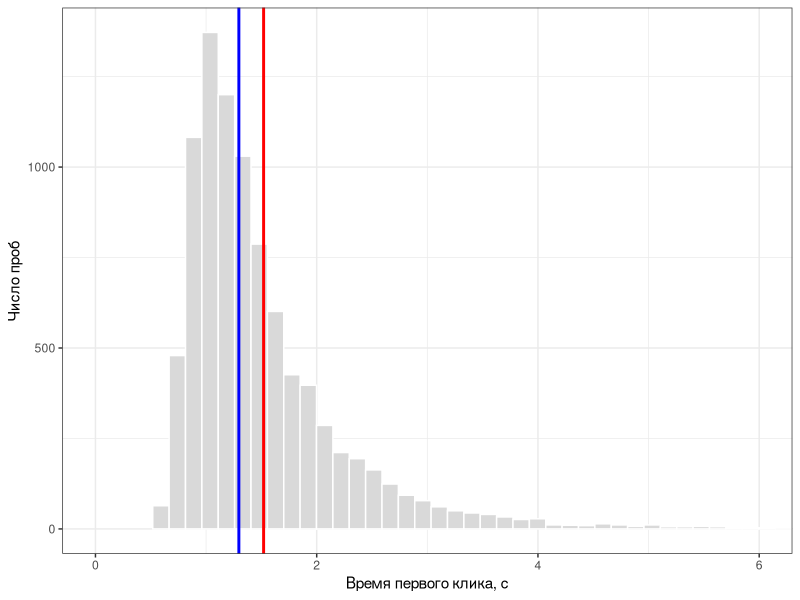
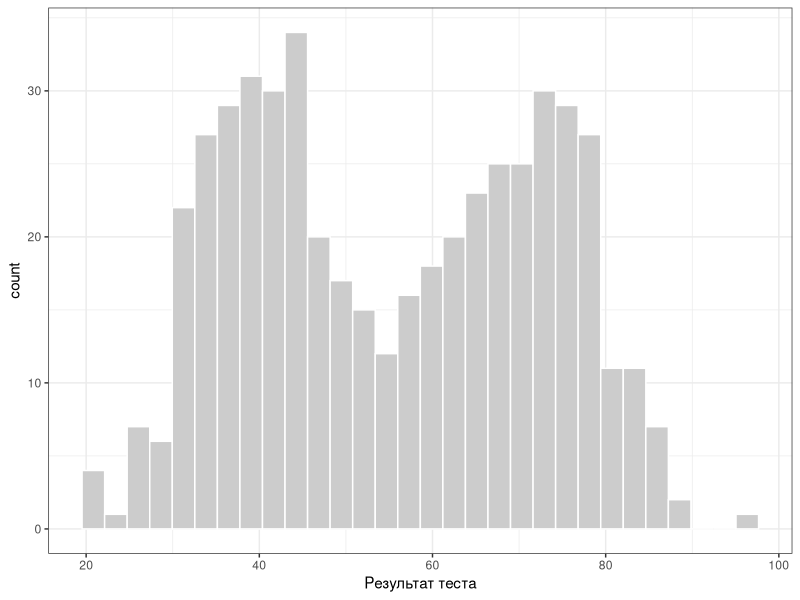
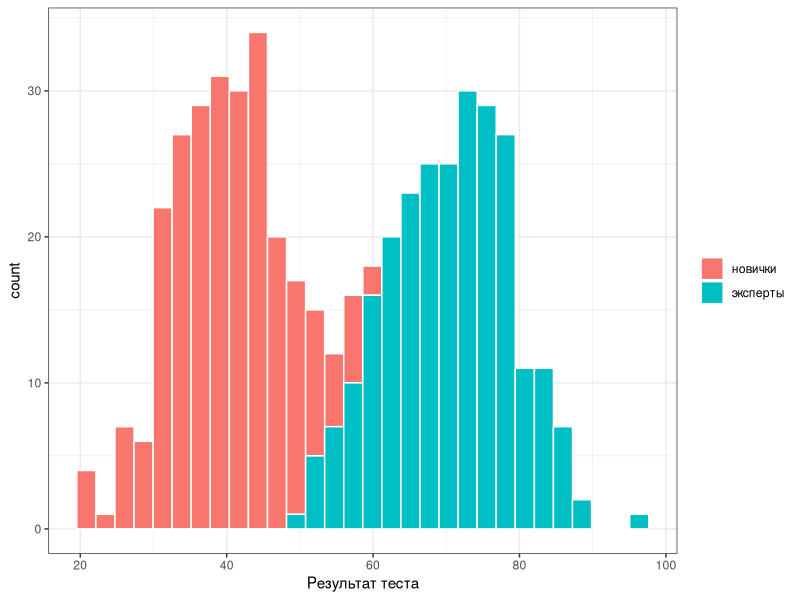
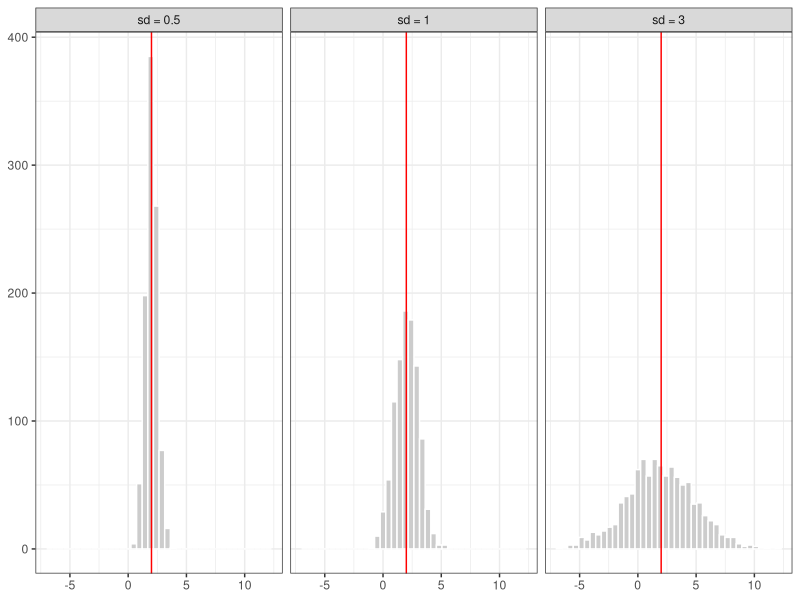
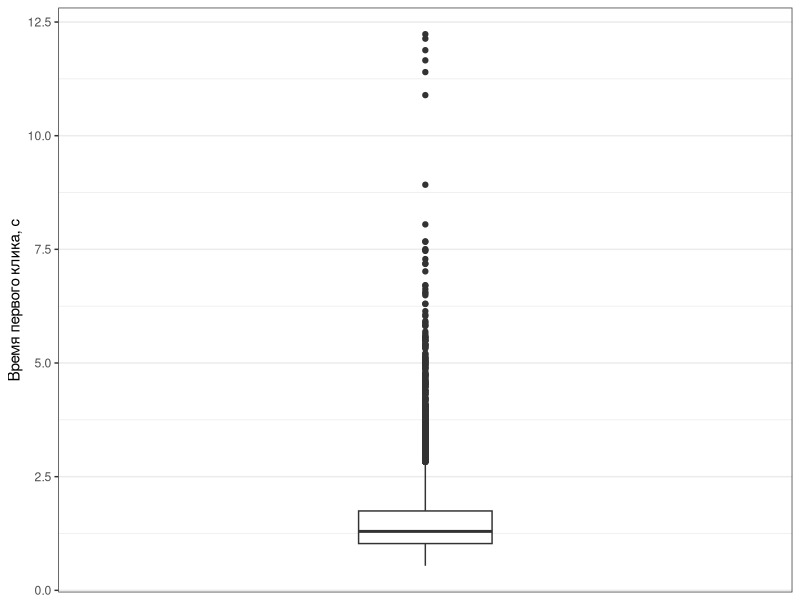
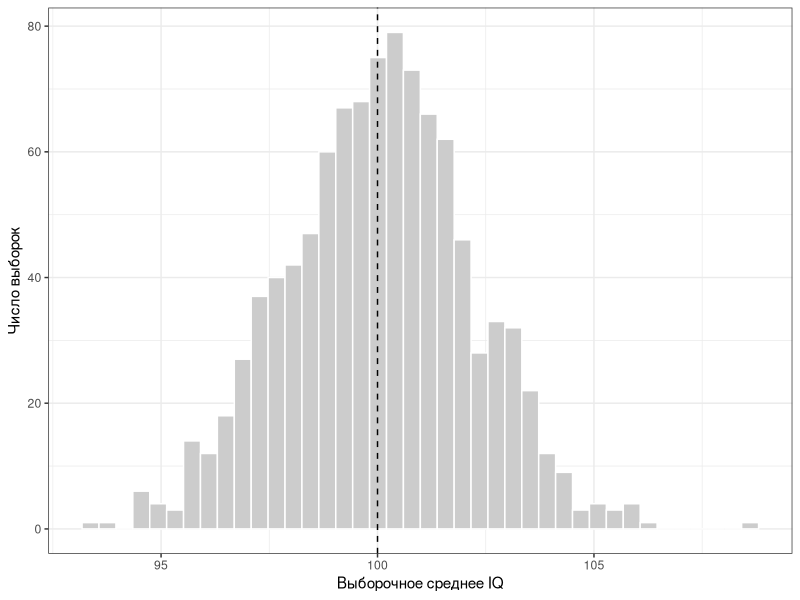
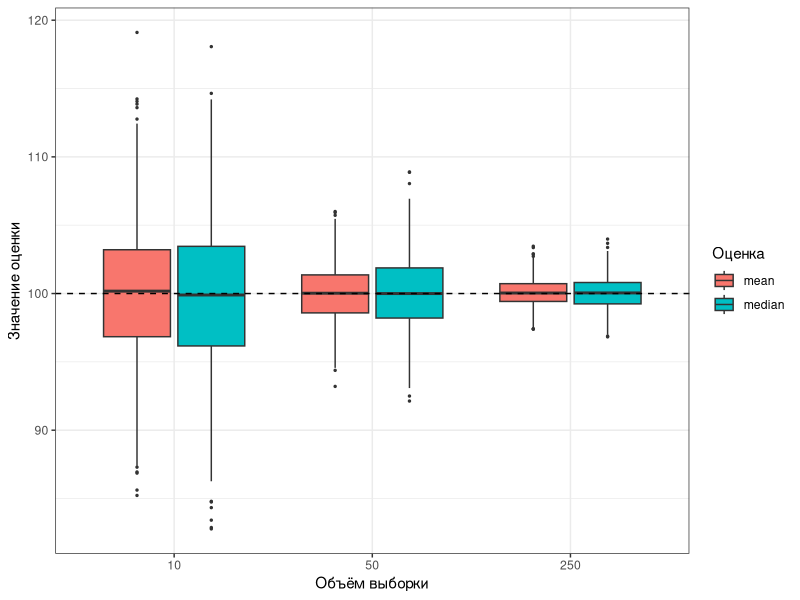

The R source for these figures, in order:
## ---- chunk 1
knitr::opts_chunk$set(echo = TRUE, eval = TRUE, warning = FALSE, message = FALSE, error = FALSE,
                      fig.height = 3.4, fig.width = 6.5)
## ---- chunk 2
library(tidyverse)
theme_set(theme_bw())
## ---- chunk 3
share <- read_csv("data/sharexp/share_clean.csv", show_col_types = FALSE)
## ---- chunk 4
glimpse(share)
## ---- chunk 5
share |> count(trialtype, sort = TRUE)
## ---- chunk 6
share |> count(correct, sort = TRUE) |> mutate(prop = n / sum(n))
## ---- chunk 7
x <- c(1, 3, 4, 6, 3, 2, 3, 3, 2, 4, 1)
table(x)
names(which.max(table(x)))
## ---- chunk 8
median(c(1, 3, 4, 6, 3, 2, 3, 3, 2, 4, 1))
median(c(14, 10, 9, 16, 30, 3, 25, 8, 18, 7))
## ---- chunk 9
median(share$time1)
## ---- chunk 10
mean(share$time1)
## ---- chunk 11
x <- share$time1
c(mean(x), mean(x + 10), mean(x * 1000))
sum(x - mean(x))  # ноль с точностью до ошибок вычислений
## ---- chunk 12
marks <- c(test = 7, essay = 8, exam = 6)
weights <- c(1, 3, 6)
weighted.mean(marks, weights)
## ---- chunk 13
#| label: fig-mean-median
#| fig-cap: "Распределение времени первого клика. Красная линия --- среднее, синяя --- медиана"
share |>
  ggplot(aes(time1)) +
  geom_histogram(bins = 80, fill = "grey85", colour = "white") +
  geom_vline(xintercept = mean(share$time1), colour = "red", linewidth = 1) +
  geom_vline(xintercept = median(share$time1), colour = "blue", linewidth = 1) +
  coord_cartesian(xlim = c(0, 6)) +
  labs(x = "Время первого клика, с", y = "Число проб")
## ---- chunk 14
marks5 <- c(6, 7, 7, 8, 8)
c(mean = mean(marks5), median = median(marks5))
## ---- chunk 15
marks7 <- c(6, 7, 7, 8, 8, 3, 4)
c(mean = mean(marks7), median = median(marks7))
## ---- chunk 16
#| label: fig-bimodal
#| fig-cap: "Бимодальное распределение как смесь двух подгрупп"
#| fig-subcap:
#|   - "Всё вместе"
#|   - "Раздельно по группам"
#| layout-ncol: 2
set.seed(2026)
mix <- tibble(
  group = rep(c("новички", "эксперты"), times = c(250, 250)),
  x = c(rnorm(250, mean = 40, sd = 8), rnorm(250, mean = 70, sd = 8))
)
mix |> ggplot(aes(x)) + geom_histogram(bins = 30, fill = "grey80", colour = "white") + labs(x = "Результат теста")
mix |> ggplot(aes(x, fill = group)) + geom_histogram(bins = 30, colour = "white") + labs(x = "Результат теста", fill = NULL)
## ---- chunk 17
#| label: fig-same-mean
#| fig-cap: "Три распределения с одинаковым средним и разным разбросом"
#| fig-height: 3
set.seed(123)
tibble(`sd = 0.5` = rnorm(1000, mean = 2, sd = 0.5),
       `sd = 1` = rnorm(1000, mean = 2, sd = 1),
       `sd = 3` = rnorm(1000, mean = 2, sd = 3)) |>
  pivot_longer(everything()) |>
  ggplot(aes(value)) +
  geom_histogram(bins = 40, fill = "grey80", colour = "white") +
  geom_vline(xintercept = 2, colour = "red") +
  facet_wrap(~ name) +
  labs(x = NULL, y = NULL)
## ---- chunk 18
range(share$time1)
diff(range(share$time1))
## ---- chunk 19
x <- c(14, 10, 9, 16, 30, 3, 25, 8, 18, 7)
sum((x - mean(x))^2) / (length(x) - 1)
var(x)
## ---- chunk 20
sd(share$time1)
## ---- chunk 21
x <- share$time1
c(sd(x), sd(x + 10), sd(x * 1000), 1000 * sd(x))
## ---- chunk 22
quantile(share$time1, probs = c(0.05, 0.25, 0.5, 0.75, 0.95))
## ---- chunk 23
IQR(share$time1)
## ---- chunk 24
#| label: fig-boxplot-desc
#| fig-cap: "Ящик с усами для времени первого клика"
share |>
  ggplot(aes(y = time1)) +
  geom_boxplot(width = 0.4) +
  scale_x_continuous(limits = c(-1, 1), breaks = NULL) +
  labs(y = "Время первого клика, с")
## ---- chunk 25
library(psych)
skew(share$time1)
## ---- chunk 26
kurtosi(share$time1)
## ---- chunk 27
tibble(
  variable = c("time1", "log(time1)"),
  skew = c(skew(share$time1), skew(log(share$time1))),
  kurtosis = c(kurtosi(share$time1), kurtosi(log(share$time1)))
)
## ---- chunk 28
q1 <- quantile(share$time1, 0.25)
q3 <- quantile(share$time1, 0.75)
iqr <- q3 - q1

lower <- q1 - 1.5 * iqr
upper <- q3 + 1.5 * iqr
c(lower = unname(lower), upper = unname(upper))
## ---- chunk 29
share_flag <- share |>
  mutate(outlier_iqr = time1 < lower | time1 > upper)

share_flag |> count(outlier_iqr) |> mutate(prop = n / sum(n))
## ---- chunk 30
m <- mean(share$time1)
s <- sd(share$time1)

share_flag <- share_flag |>
  mutate(outlier_sd = time1 < m - 3 * s | time1 > m + 3 * s)

share_flag |> count(outlier_sd) |> mutate(prop = n / sum(n))
## ---- chunk 31
log_t <- log(share$time1)
q <- quantile(log_t, c(0.25, 0.75))
bounds <- c(q[1] - 1.5 * diff(q), q[2] + 1.5 * diff(q))
mean(log_t < bounds[1] | log_t > bounds[2])
## ---- chunk 32
exp(bounds)
## ---- chunk 33
summary(share$time1)
## ---- chunk 34
describe(share$time1)
## ---- chunk 35
desc_table <- share |>
  filter(correct) |>
  summarise(
    n = n(),
    mean = mean(time1),
    sd = sd(time1),
    median = median(time1),
    q1 = quantile(time1, 0.25),
    q3 = quantile(time1, 0.75),
    .by = c(trialtype, setsize)
  ) |>
  arrange(trialtype, setsize)

desc_table
## ---- chunk 36
share |>
  filter(correct) |>
  summarise(across(c(time1, click1x, click1y),
                   list(mean = mean, sd = sd)),
            .by = trialtype)
## ---- chunk 37
#| label: fig-sample-means
#| fig-cap: "Выборочные средние по 1000 выборок объёмом 50 из генеральной совокупности $N(100, 15)$. Пунктир --- истинное среднее"
set.seed(2026)
sample_means <- replicate(1000, mean(rnorm(50, mean = 100, sd = 15)))

tibble(m = sample_means) |>
  ggplot(aes(m)) +
  geom_histogram(bins = 40, fill = "grey80", colour = "white") +
  geom_vline(xintercept = 100, linetype = "dashed") +
  labs(x = "Выборочное среднее IQ", y = "Число выборок")
## ---- chunk 38
mean(sample_means)
## ---- chunk 39
set.seed(2026)
sims <- replicate(10000, {
  x <- rnorm(10, mean = 100, sd = 15)
  c(var_n = mean((x - mean(x))^2),   # делим на n
    var_n1 = var(x))                 # делим на n - 1
})
rowMeans(sims)
15^2   # истинная дисперсия
## ---- chunk 40
#| label: fig-consistency
#| fig-cap: "Разброс выборочных среднего и медианы вокруг истинного значения при разных объёмах выборки"
set.seed(2026)
est <- expand_grid(n = c(10, 50, 250), rep = 1:1000) |>
  mutate(sample = map(n, \(n) rnorm(n, mean = 100, sd = 15)),
         mean = map_dbl(sample, mean),
         median = map_dbl(sample, median)) |>
  select(-sample) |>
  pivot_longer(c(mean, median), names_to = "estimator")

est |>
  ggplot(aes(factor(n), value, fill = estimator)) +
  geom_boxplot(outlier.size = 0.5) +
  geom_hline(yintercept = 100, linetype = "dashed") +
  labs(x = "Объём выборки", y = "Значение оценки", fill = "Оценка")
